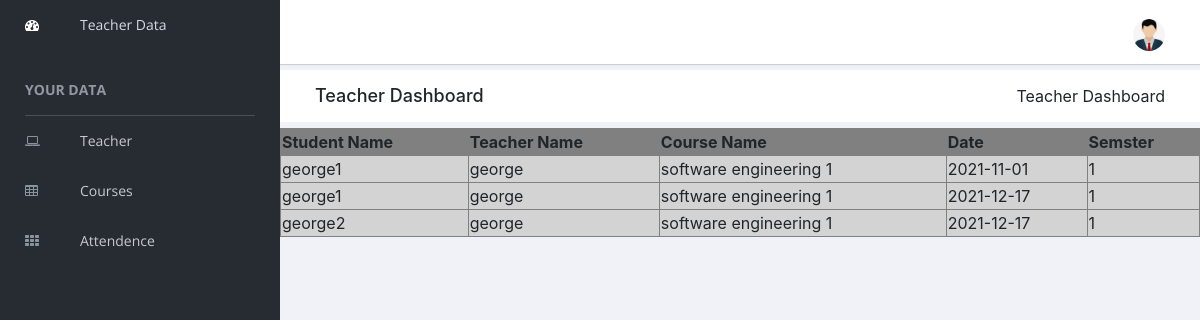
Screenshot of /teacher/teacher_attendence.php (signed in) with the database file from the repository.
### tables this page shows
CREATE TABLE `teacher` (
  `teacher_id` int(11) NOT NULL,
  `teacher_name` varchar(100) NOT NULL,
  `teacher_address` varchar(50) NOT NULL,
  `teacher_phone` varchar(50) NOT NULL,
  `teacher_email` varchar(50) NOT NULL,
  `teacher_dob` date NOT NULL,
  `teacher_image` text NOT NULL,
  `teacher_password` text NOT NULL
);

CREATE TABLE `attendence` (
  `attendence_id` int(100) NOT NULL,
  `student_id` int(100) NOT NULL,
  `teacher_id` int(100) NOT NULL,
  `course_id` int(100) NOT NULL,
  `date` date NOT NULL,
  `semster` enum('1','2','3','4') NOT NULL,
  `status` enum('presence','absence','','') NOT NULL
);

CREATE TABLE `student` (
  `student_id` int(100) NOT NULL,
  `student_name` varchar(100) NOT NULL,
  `student_address` varchar(50) NOT NULL,
  `student_dob` date NOT NULL,
  `student_phone` varchar(50) NOT NULL,
  `student_image` text NOT NULL,
  `semester` enum('1','2','3','4','graduate') NOT NULL,
  `student_email` varchar(100) NOT NULL,
  `student_password` text NOT NULL
);

CREATE TABLE `course` (
  `course_id` int(11) NOT NULL,
  `course_name` varchar(100) NOT NULL,
  `course_description` varchar(150) NOT NULL,
  `semster` enum('1','2','3','4') NOT NULL
);

### teacher/teacher_attendence.php (the view, shortened to what this page needs)
<?php
include_once "frame.php";
?>
<div>
    <table align="center" width="100%" border="1" bgcolor="lightgray">
        <tr bgcolor="gray">
            <th>Student Name</th>
            <th>Teacher Name</th>
            <th>Course Name</th>
            <th>Date</th>
            <th>Semster</th>
        </tr>
        <?php
        $teacher_id = $_SESSION['id'];
        $address_check = "SELECT * FROM attendence WHERE teacher_id=$teacher_id";
        $result = mysqli_query($conn, $address_check);
        if (mysqli_num_rows($result) > 0) {
            while ($row = mysqli_fetch_assoc($result)) { ?>
                <?php
                $teacher_id = $row['teacher_id'];
                $address_check_teacher = "SELECT teacher_name FROM teacher WHERE teacher_id=$teacher_id";
                $result_teacher = mysqli_query($conn, $address_check_teacher);
                $row_teacher = mysqli_fetch_assoc($result_teacher);
                $student_id = $row['student_id'];
                $address_check_student = "SELECT student_name FROM student WHERE student_id=$student_id";
                $result_student = mysqli_query($conn, $address_check_student);
                $row_student = mysqli_fetch_assoc($result_student);
                $course_id = $row['course_id'];
                $address_check_course = "SELECT course_name FROM course WHERE course_id=$course_id";
                $result_course = mysqli_query($conn, $address_check_course);
                $row_course = mysqli_fetch_assoc($result_course)
                ?>
                <tr>
                    <td><?php echo $row_student['student_name']; ?></td>
                    <td><?php echo $row_teacher['teacher_name']; ?></td>
                    <td><?php echo $row_course['course_name']; ?></td>
                    <td><?php echo $row['date']; ?></td>
                    <td><?php echo $row['semster']; ?></td>
                </tr>
        <?php
            }
        } else {
            echo "0 results";
        }
        ?>
    </table>
</div>

### teacher/frame.php (shortened to what this page needs)
<?php
include_once "../dph.php";
?>
<!DOCTYPE html>
<html class="no-js" lang="en">
<head>
  <link rel="stylesheet" href="vendors/bootstrap/dist/css/bootstrap.min.css" />
  <link rel="stylesheet" href="vendors/font-awesome/css/font-awesome.min.css" />
  <link rel="stylesheet" href="vendors/themify-icons/css/themify-icons.css" />
  <link rel="stylesheet" href="vendors/flag-icon-css/css/flag-icon.min.css" />
  <link rel="stylesheet" href="vendors/selectFX/css/cs-skin-elastic.css" />
  <link rel="stylesheet" href="vendors/jqvmap/dist/jqvmap.min.css" />
  <link rel="stylesheet" href="assets/css/style.css" />
</head>
<body>
  <aside id="left-panel" class="left-panel">
    <nav class="navbar navbar-expand-sm navbar-default">
      <div id="main-menu" class="main-menu collapse navbar-collapse">
        <ul class="nav navbar-nav">
          <li class="active">
            <a href="index.php">
              <i class="menu-icon fa fa-dashboard"></i>Teacher Data
            </a>
          </li>
          <h3 class="menu-title">Your Data</h3>
          <li>
            <a href="index.php">
              <i class="menu-icon fa fa-laptop"></i>Teacher</a>
          </li>
          <li>
            <a href="teacher_courses.php">
              <i class="menu-icon fa fa-table"></i>Courses</a>
          </li>
          <li>
            <a href="teacher_attendence.php">
              <i class="menu-icon fa fa-th"></i>Attendence</a>
          </li>
    </nav>
  </aside>
  <div id="right-panel" class="right-panel">
    <header id="header" class="header">
      <div class="header-menu">
        <div class="col-sm-7">
        </div>
        <?php $teacher_id = $_SESSION['id'];
        $address_check = "SELECT teacher_image FROM teacher WHERE teacher_id=$teacher_id";
        $result = mysqli_query($conn, $address_check);
        $row = mysqli_fetch_assoc($result) ?>
        <div class="col-sm-5">
          <div class="user-area dropdown float-right">
            <a href="#" class="dropdown-toggle" data-toggle="dropdown" aria-haspopup="true" aria-expanded="false">
              <img class="user-avatar rounded-circle" src="uploads/<?php echo $row['teacher_image']; ?>" alt="User Avatar" />
            </a>
          </div>
        </div>
      </div>
    </header>
    <div class="breadcrumbs">
      <div class="col-sm-4">
        <div class="page-header float-left">
          <div class="page-title">
            <h1>Teacher Dashboard</h1>
          </div>
        </div>
      </div>
      <div class="col-sm-8">
        <div class="page-header float-right">
          <div class="page-title">
            <ol class="breadcrumb text-right">
              <li class="active">Teacher Dashboard</li>
            </ol>
          </div>
        </div>
      </div>
    </div>
</body>
</html>

### rows the page displays
teacher: teacher_image (picture)
attendence: student.student_name "george1", teacher.teacher_name "george", course.course_name "software engineering 1", date "2021-11-01", semster "1"
attendence: student.student_name "george1", teacher.teacher_name "george", course.course_name "software engineering 1", date "2021-12-17", semster "1"
attendence: student.student_name "george2", teacher.teacher_name "george", course.course_name "software engineering 1", date "2021-12-17", semster "1"
